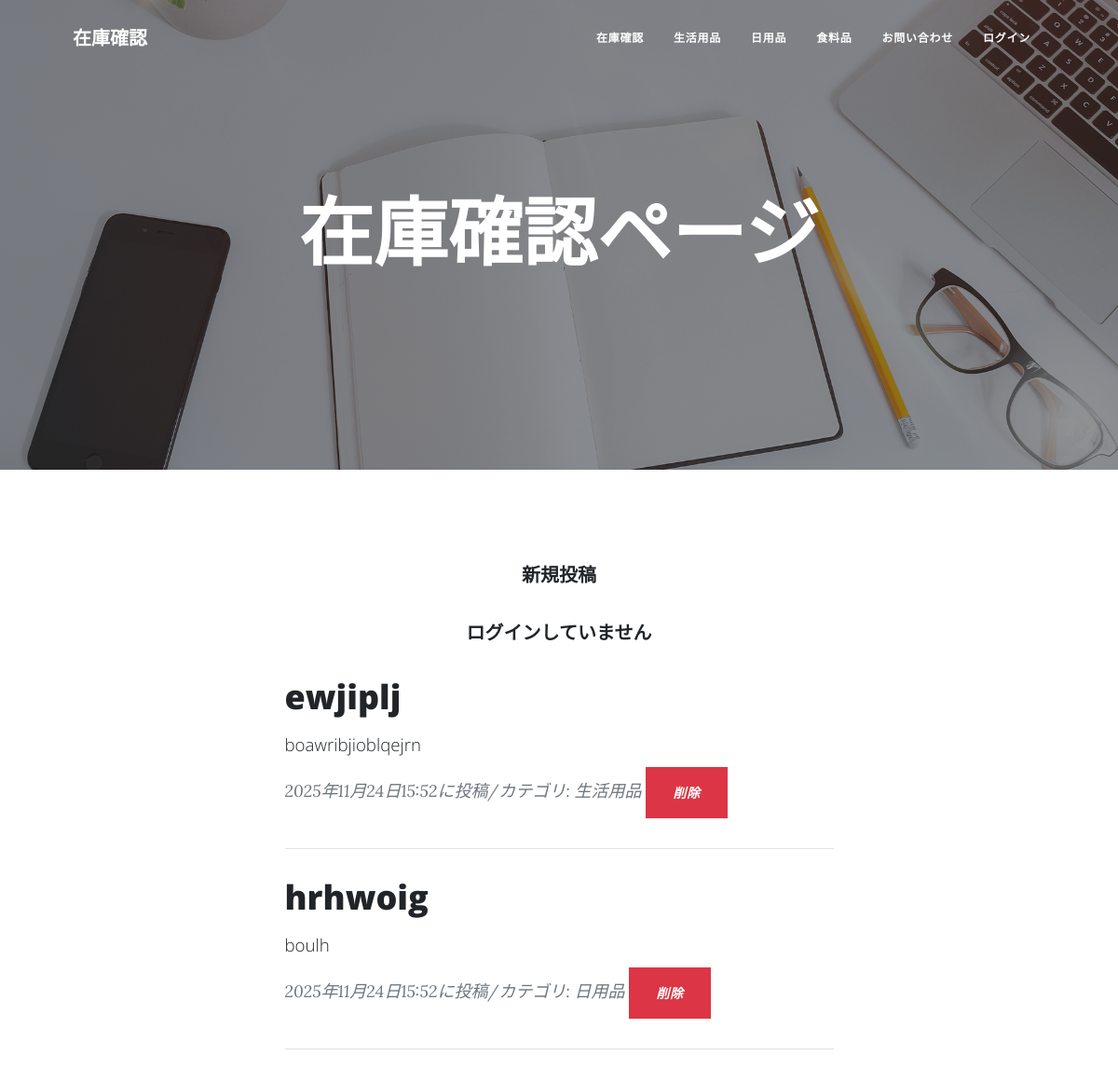
Before: / (upper part) with the older database file.
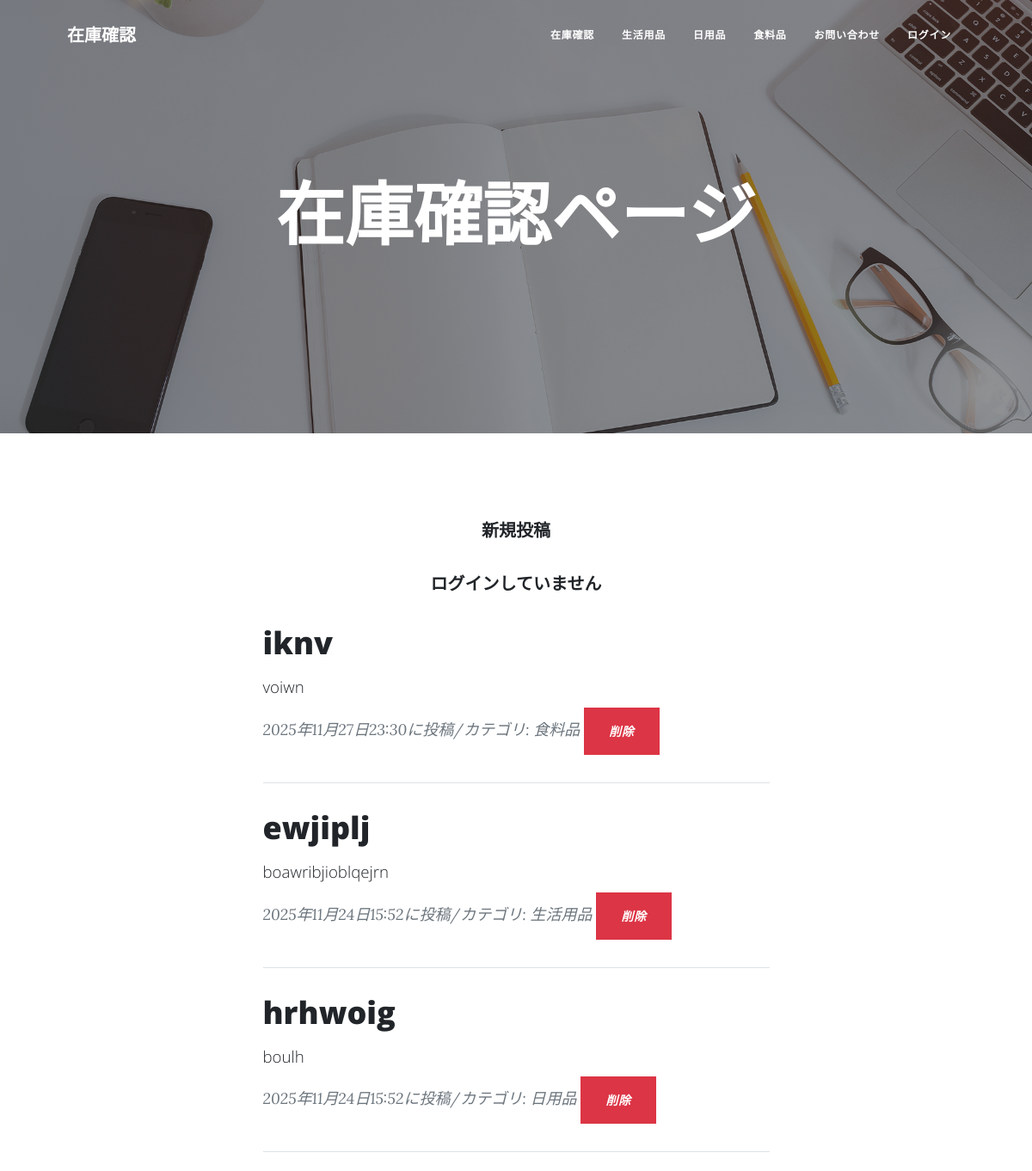
After: the same page with the newer database file.
### inventory_control/models.py (models this page shows, shortened)
class InventoryPost(models.Model):
    CATEGORY=(('食料品','食料品'),
              ('日用品','日用品'),
              ('生活用品','生活用品'))
    title=models.CharField(
        verbose_name='商品名',
        max_length=200
    )
    content =models.TextField(
        verbose_name='商品説明'
    )
    posted_at=models.DateTimeField(
        verbose_name='投稿日時',
        auto_now_add=True
    )
    category=models.CharField(
        verbose_name='カテゴリ',
        max_length=50,
        choices=CATEGORY
    )
    quantity = models.PositiveIntegerField(
        verbose_name='在庫数',
        default=0
    )

### inventory_control/views.py (the view)
# urls.py: path('', views.IndexView.as_view(),name='index'),
class IndexView(ListView):
    template_name='index.html'
    context_object_name = 'orderby_records'
    queryset=InventoryPost.objects.order_by('-posted_at')
    paginate_by=10

### inventory_control/templates/index.html (shortened to what this page needs)
{% extends 'base.html' %}
{% load static %}
         {% block header %}
        <header class="masthead" style="background-image: url({% static 'assets/img/home-bg.jpg' %})">
            <div class="container position-relative px-4 px-lg-5">
                <div class="row gx-4 gx-lg-5 justify-content-center">
                    <div class="col-md-10 col-lg-8 col-xl-7">
                        <div class="site-heading">
                            <h1>在庫確認ページ</h1>
                        </div>
                    </div>
                </div>
            </div>
        </header>
        {% endblock %}
         {% block contents %}
        <div class="container px-4 px-lg-5">
            <div class="row gx-4 gx-lg-5 justify-content-center">
                <div class="col-md-10 col-lg-8 col-xl-7">
                    <b>
                    <div style="text-align:center; margin-top:50px;">
                    <a href="{% url 'inventory:inventory_create' %}">新規投稿</a>
                    {% if user.is_authenticated %}
                    <p>ログイン中: {{ user.username }}</p>
                    {% else %}
                    <p>ログインしていません</p>
                    {% endif %}
                    </div>
                    </b>
                    {% for record in orderby_records %}
                    <div class="post-preview">
                        <a href="{% url 'inventory:inventory_detail' record.pk %}">
                            <h2 class="post-title">
                                {{record.title}}</h2>
                            <h3 class="post-subtitle">
                                <span style="font-size: 14pt;">
                                    {{ record.content|truncatechars:50}}
                                </span>
                            </h3>
                        </a>
                        <p class="post-meta">
                            {{record.posted_at}}に投稿/カテゴリ:
                            {{record.category}}
                            <a href="{% url 'inventory:inventory_delete' record.pk %}"
                            class="btn btn-danger">削除</a>
                        </p>
                    </div>
                    <hr class="my-4" />
                    {% endfor %}
                </div>
            </div>
        </div>
        {% endblock %}

Changed rows visible on the page:
added InventoryPost: title "iknv", content "voiwn", posted_at "2025年11月27日23:30", category "食料品"
